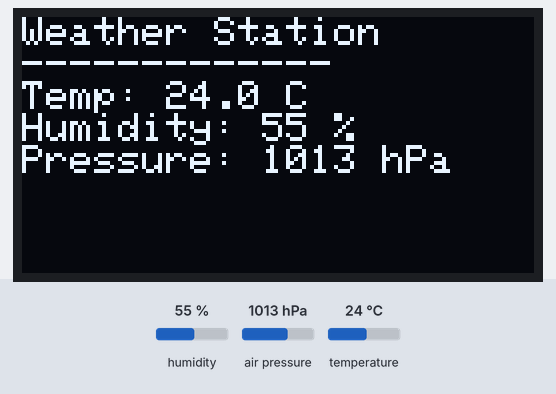
Bench run of a sketch on a simulated ESP32. Shown: 128×64 one-colour display. Inputs (shaded band) come from the test bench; at power-on: humidity 55 %, air pressure 1013 hPa, temperature 24 °C. What the sketch prints to the serial monitor is not drawn.

Above: at 2.8 s.
2.9 s: humidity set to 22 %
At 4.9 s:
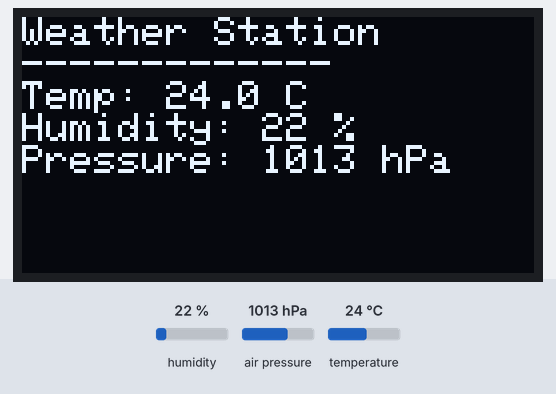
5.6 s: air pressure set to 952 hPa
At 7.6 s:
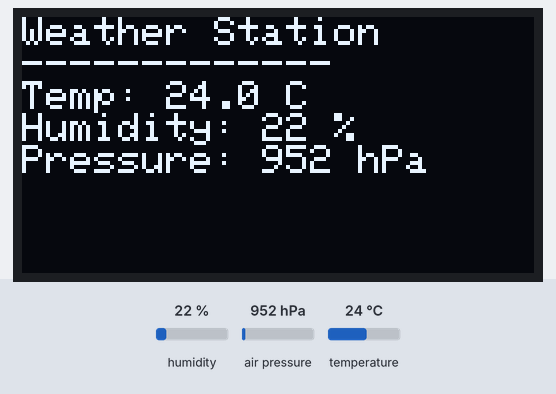
8.3 s: temperature set to 12 °C
At 11.4 s:
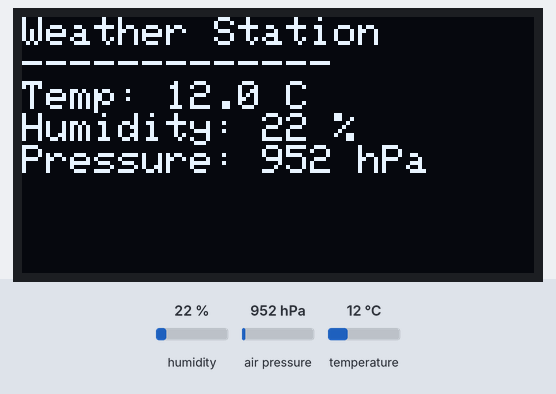
11.7 s: humidity set to 40 %
At 13.1 s:
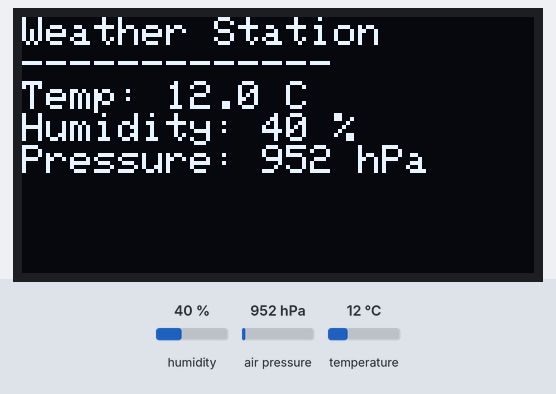
14.4 s: air pressure set to 975 hPa
At 17.2 s:
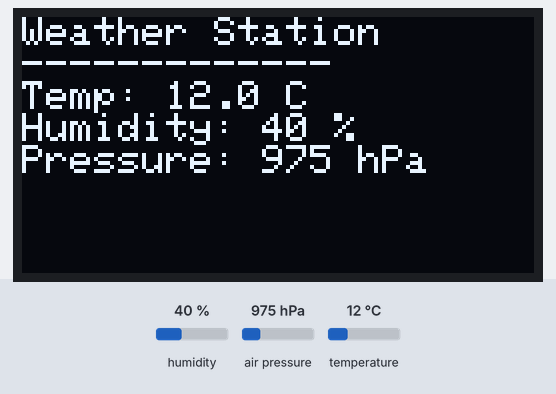
Timing chart, 0 to 18.7 s (numbered marks = the images above; inputs shaded):
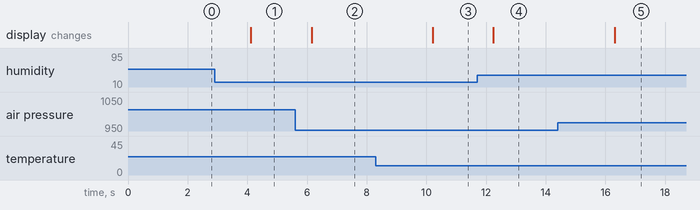

Measured:
- after the input at 2.9 s, the display: changes after 1.2 s (image 1)
- after the input at 5.6 s, the display: changes after 0.55 s (image 2)
- after the input at 8.3 s, the display: changes after 1.9 s (image 3)
- after the input at 11.7 s, the display: changes after 0.54 s (image 4)
- after the input at 14.4 s, the display: changes after 1.9 s (image 5)

The sketch:

oled_bme280.ino
```cpp
#include <Wire.h>
#include <Adafruit_BME280.h>
#include <Adafruit_SSD1306.h>

// Display settings
#define SCREEN_WIDTH 128
#define SCREEN_HEIGHT 64
#define OLED_RESET -1
#define SCREEN_ADDRESS 0x3c // Typical I2C address for this OLED

// Initlizing i2c pins
#define SDA_PIN 21 // Typical I2C address for this OLED
#define SCL_PIN 22 // Typical I2C address for this OLED

// Create objects
Adafruit_BME280 bme;
Adafruit_SSD1306 display(SCREEN_WIDTH, SCREEN_HEIGHT, &Wire, OLED_RESET);

void setup() {
  Serial.begin(115200);
  Wire.begin(SDA_PIN, SCL_PIN);

  // Initialize BME280
  if (!bme.begin(0x76)) {
    Serial.println("BME280 not found!");
    while (1);
  }

  // Initialize display
  if(!display.begin(SSD1306_SWITCHCAPVCC, SCREEN_ADDRESS)) {
    Serial.println("Display not found!");
    while(1);
  }

  display.clearDisplay();
  display.setTextSize(1);
  display.setTextColor(WHITE);
}

void loop() {
  // Read sensor data
  float temperature = bme.readTemperature();
  float humidity = bme.readHumidity();
  float pressure = bme.readPressure() / 100.0F;

  // Display data
  display.clearDisplay();
  display.setCursor(0,0);

  display.println("Weather Station");
  display.println("-------------");

  display.print("Temp: ");
  display.print(temperature, 1);
  display.println(" C");

  display.print("Humidity: ");
  display.print(humidity, 0);
  display.println(" %");

  display.print("Pressure: ");
  display.print(pressure, 0);
  display.println(" hPa");

  display.display();

  // Also print to Serial Monitor
  Serial.println("\nWeather Readings:");
  Serial.print("Temperature: "); Serial.print(temperature); Serial.println(" °C");
  Serial.print("Humidity: "); Serial.print(humidity); Serial.println(" %");
  Serial.print("Pressure: "); Serial.print(pressure); Serial.println(" hPa");

  delay(2000);
}
```
